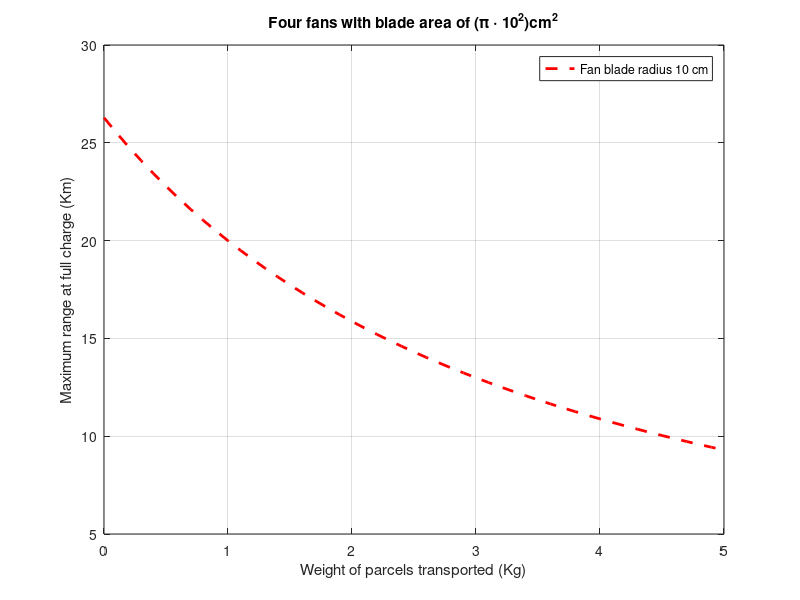

Write MATLAB code to recreate this figure.
% 定义常数和参数
rho = 1.225; % 空气密度 kg/m^3
n = 4; % 扇叶个数
g = 9.81; % 重力加速度 m/s^2
W = 5; % 无人机自重 kg

% 扇叶半径范围
r1 = 10; % 扇叶半径范围，单位：厘米
zeta = pi .* r1.^2; % 对应的扇叶面积

x = 0:0.1:5;
% 计算公式结果
result1 = (W+x).^ (3/2) * g^3 ./ sqrt(2 * rho * zeta * n); % 第一种公式结果
result2 = (W+5)^ (3/2) * g^3 ./ sqrt(2 * rho * zeta * n); % 第二种公式结果

% (5+y).^ (3/2) * 9.81^3 / sqrt(2 * 1.225 * (pi .* 10.^2) * 4);


dis1 = 500./result1.*10;
dis2 = 500./result2.*10;
% 绘制曲线图
figure;

plot(x, dis1, 'r--', 'LineWidth', 2); % 第一种曲线，蓝色
% 
% % 添加标签和标题
% xlabel('运载货物重量 (Kg)');
% ylabel('实时功率');
% title('扇叶面积10cm^2下不同货物运载量下飞行功率');

% figure;
% plot(r1, result1, 'b', 'LineWidth', 2); % 第一种曲线，蓝色
% hold on
% plot(r1, result2, 'r--', 'LineWidth', 2); % 第二种曲线，红色虚线

% line([10,10],[0,1200],'lineStyle',':','LineWidth', 2)
% hold off;

% 添加标签和标题
xlabel('Weight of parcels transported (Kg)');
ylabel('Maximum range at full charge (Km)');
title('Four fans with blade area of (\pi \cdot 10^2)cm^2');
legend('Fan blade radius 10 cm');

% 添加标签和标题
% xlabel('Fan blade radius (cm)');
% ylabel('Power result (W/h)');
% title('Power variation under different blade areas');
% legend('Empty weight 5kg', 'Full load parcel 5kg');
% grid on;


% 添加标签和标题
% xlabel('Fan blade radius (cm)');
% ylabel('Maximum sailing distance');
% title('Variation of farthest flight distance under different blade areas');
% legend('Empty weight 5kg', 'Full load parcel 5kg');
grid on;
